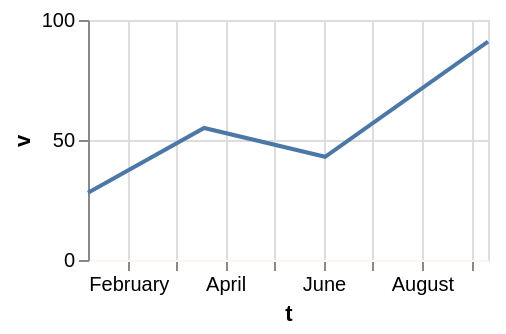

Express this chart as Vega-Lite.
### Vega-Lite specification from a JSON file in a GitHub repository (floating-point values rounded to 4 significant figures)
{"$schema": "https://vega.github.io/schema/vega-lite/v6.json", "width": 200, "height": 120, "data": {"values": [{"c": "alpha", "v": 28, "w": 3, "t": "2024-01-07"}, {"c": "beta", "v": 55, "w": 7, "t": "2024-03-19"}, {"c": "gamma", "v": 43, "w": 5, "t": "2024-06-02"}, {"c": "delta", "v": 91, "w": 9, "t": "2024-09-11"}]}, "mark": "line", "encoding": {"x": {"field": "t", "type": "temporal", "axis": {"domainColor": "seashell"}}, "y": {"field": "v", "type": "quantitative"}}}
